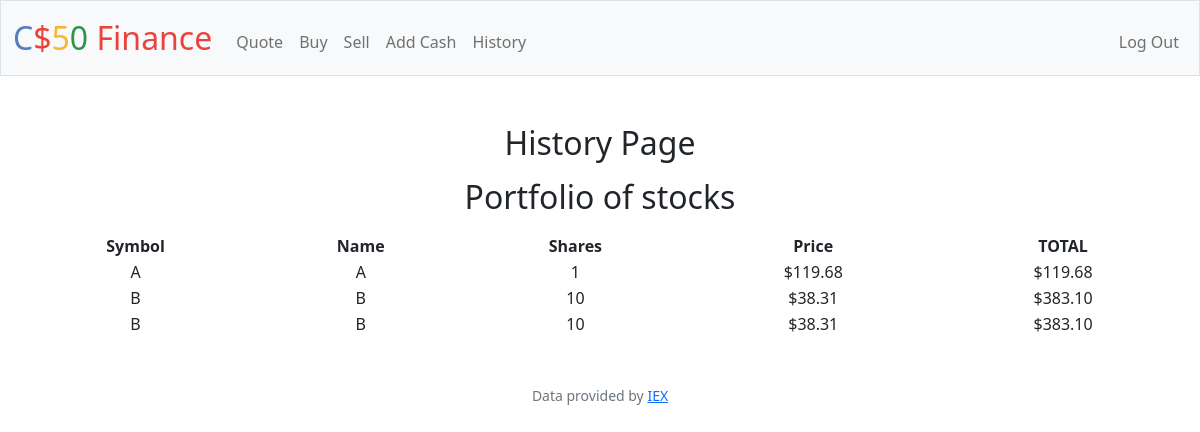
/history (signed in), run on an earlier commit of the app's database.
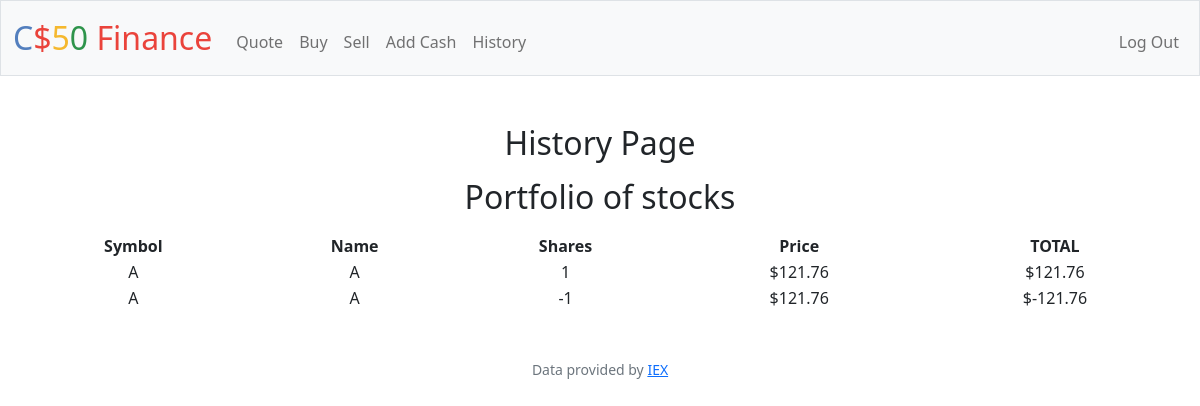
And on a later commit of the database.
### tables this page shows
CREATE TABLE buy_histories (
        id INTEGER PRIMARY KEY AUTOINCREMENT NOT NULL,
        symbol TEXT,
        name TEXT,
        shares NUMERIC,
        price NUMERIC,
        total NUMERIC,
        user_id INTEGER,
        FOREIGN KEY (user_id) REFERENCES users(id)
    );

### app.py (the view)
@app.route("/history")
@login_required
def history():
    history = db.execute("SELECT * FROM buy_histories")
    return render_template("history.html", history=history)

### app.py (called while the page is built)
@app.after_request
def after_request(response):
    response.headers["Cache-Control"] = "no-cache, no-store, must-revalidate"
    response.headers["Expires"] = 0
    response.headers["Pragma"] = "no-cache"
    return response

### helpers.py (called while the page is built)
def login_required(f):
    @wraps(f)
    def decorated_function(*args, **kwargs):
        if session.get("user_id") is None:
            return redirect("/login")
        return f(*args, **kwargs)
    return decorated_function

### templates/history.html (shortened to what this page needs)
{% extends "layout.html" %}
{% block main %}
<h2 class="mb-3">History Page</h2>
<h2 class="mb-3">Portfolio of stocks</h2>
<table style="width: 100%">
    <thead>
        <tr>
            <th>Symbol</th>
            <th>Name</th>
            <th>Shares</th>
            <th>Price</th>
            <th>TOTAL</th>
        </tr>
    </thead>
    <tbody>
        {% for item in history %}
        <tr>
            <td>{{ item.symbol }}</td>
            <td>{{ item.name }}</td>
            <td>{{ item.shares }}</td>
            <td>${{ '{:.2f}'.format(item.price) }}</td>
            <td>${{ '{:.2f}'.format(item.total) }}</td>
        </tr>
        {% endfor %}
    </tbody>
</table>
{% endblock %}

### templates/layout.html (shortened to what this page needs)
<!DOCTYPE html>
<html lang="en">
    <head>
        <link href="https://cdn.jsdelivr.net/npm/bootstrap@5.1.3/dist/css/bootstrap.min.css" rel="stylesheet">
        <link href="/static/styles.css" rel="stylesheet">
    </head>
    <body>
        <nav class="bg-light border navbar navbar-expand-md navbar-light">
            <div class="container-fluid">
                <a class="navbar-brand" href="/"><span class="blue">C</span><span class="red">$</span><span class="yellow">5</span><span class="green">0</span> <span class="red">Finance</span></a>
                <div class="collapse navbar-collapse" id="navbar">
                    {% if session["user_id"] %}
                        <ul class="navbar-nav me-auto mt-2">
                            <li class="nav-item"><a class="nav-link" href="/quote">Quote</a></li>
                            <li class="nav-item"><a class="nav-link" href="/buy">Buy</a></li>
                            <li class="nav-item"><a class="nav-link" href="/sell">Sell</a></li>
                            <li class="nav-item"><a class="nav-link" href="/add_cash">Add Cash</a></li>
                            <li class="nav-item"><a class="nav-link" href="/history">History</a></li>
                        </ul>
                        <ul class="navbar-nav ms-auto mt-2">
                            <li class="nav-item"><a class="nav-link" href="/logout">Log Out</a></li>
                        </ul>
                    {% else %}
                        <ul class="navbar-nav ms-auto mt-2">
                            <li class="nav-item"><a class="nav-link" href="/register">Register</a></li>
                            <li class="nav-item"><a class="nav-link" href="/login">Log In</a></li>
                        </ul>
                    {% endif %}
                </div>
            </div>
        </nav>
        <main class="container-fluid py-5 text-center">
            {% block main %}{% endblock %}
        </main>
        <footer class="mb-5 small text-center text-muted">
            Data provided by <a href="https://iexcloud.io/">IEX</a>
        </footer>
    </body>
</html>

### static/styles.css (style rules this page uses)
nav .navbar-brand { font-size: xx-large; }
nav .navbar-brand .blue { color: #537fbe; }
nav .navbar-brand .red { color: #ea433b; }
nav .navbar-brand .yellow { color: #f5b82e; }
nav .navbar-brand .green { color: #2e944b; }

What changed in the data, as far as the page shows it:
removed buy_histories: symbol "A", name "A", shares "1", price "119.68", total "119.68"
removed buy_histories: symbol "B", name "B", shares "10", price "38.31", total "383.10"
removed buy_histories: symbol "B", name "B", shares "10", price "38.31", total "383.10"
added buy_histories: symbol "A", name "A", shares "1", price "121.76", total "121.76"
added buy_histories: symbol "A", name "A", shares "-1", price "121.76", total "-121.76"
